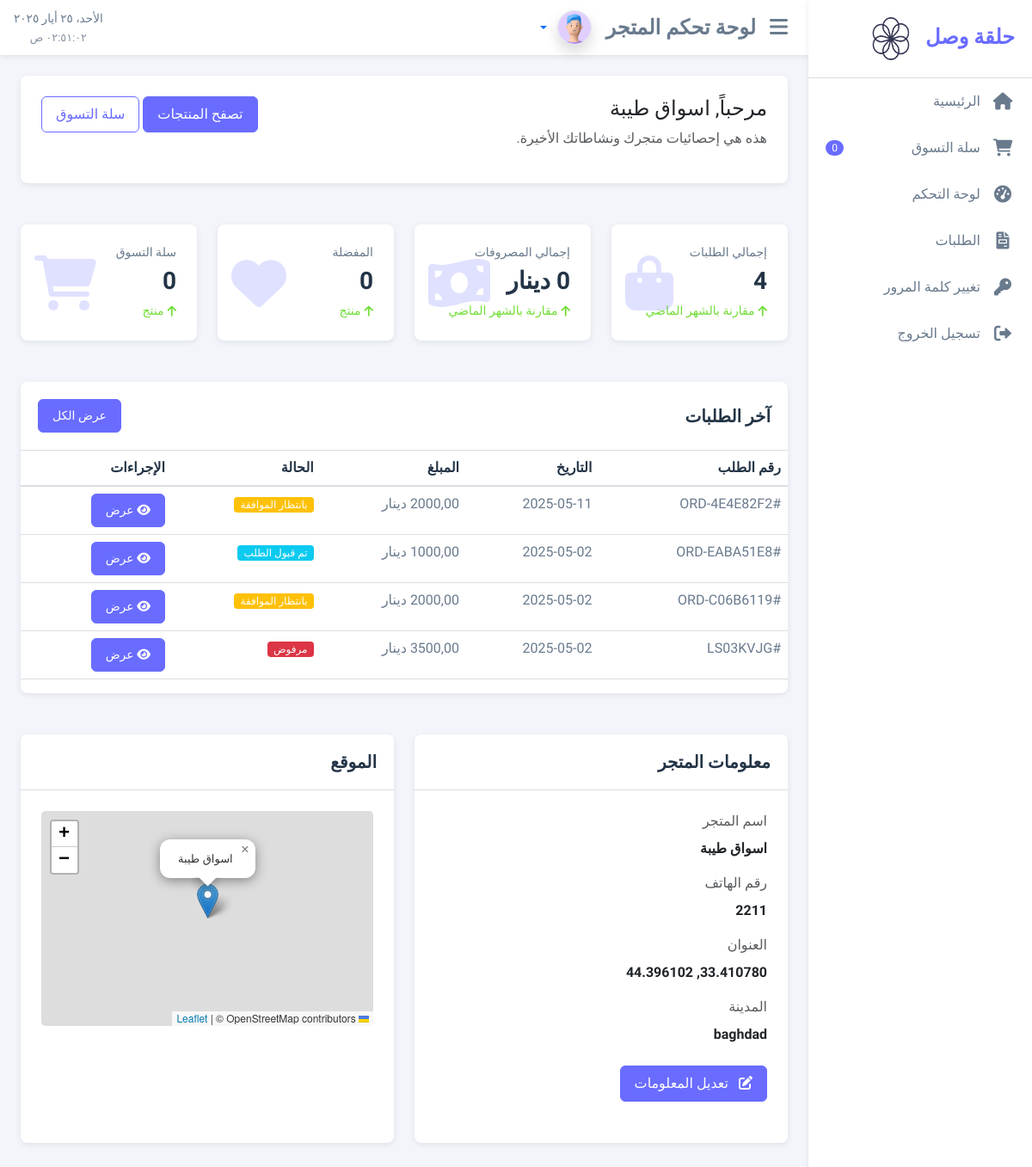
/accounts/customer/dashboard/ (signed in), run on an earlier commit of the app's database.
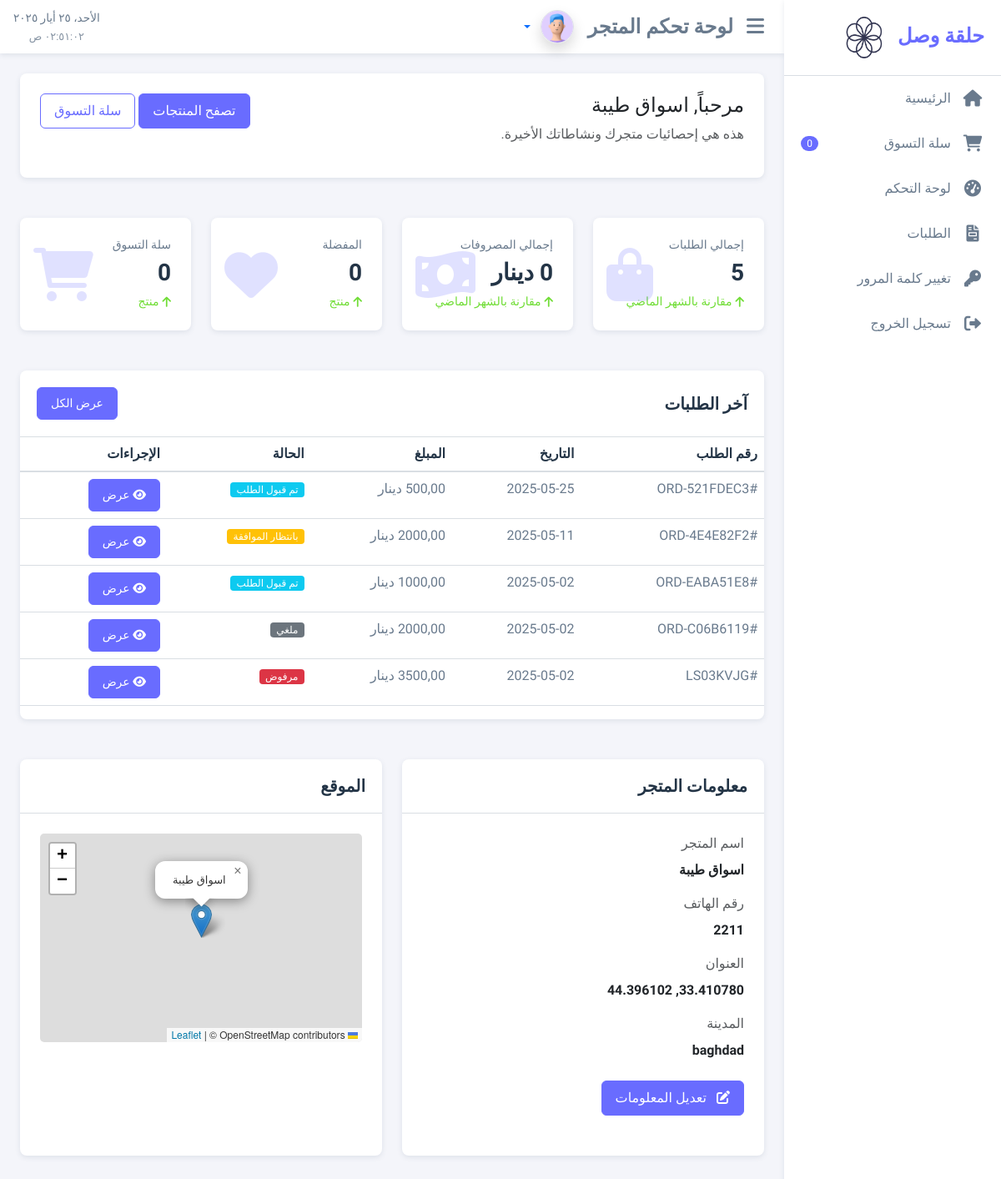
And on a later commit of the database.
### order_management/models.py (models this page shows, shortened)
class Order(models.Model, BaghdadTimestampMixin):
    STATUS_CHOICES = (
        ('pending', 'بانتظار الموافقة'),
        ('accepted', 'تم قبول الطلب'),
        ('processing', 'قيد التجهيز'),
        ('shipped', 'تم الشحن'),
        ('delivered', 'تم التسليم'),
        ('rejected', 'مرفوض'),
        ('canceled', 'ملغي'),
    )
    customer = models.ForeignKey(Customer, on_delete=models.CASCADE, related_name='orders', verbose_name='المتجر')
    store_name = models.CharField(_('اسم المتجر'), max_length=255)
    store_location = models.CharField(_('موقع المتجر'), max_length=100)
    store_city = models.CharField(_('مدينة المتجر'), max_length=100)
    store_phone = models.CharField(_('هاتف المتجر'), max_length=20)
    order_number = models.CharField(max_length=20, unique=True, verbose_name='رقم الطلب')
    status = models.CharField(max_length=20, choices=STATUS_CHOICES, default='pending', verbose_name='الحالة')
    notes = models.TextField(blank=True, null=True, verbose_name='ملاحظات')
    subtotal = models.DecimalField(max_digits=10, decimal_places=2, verbose_name='المجموع الفرعي')
    tax = models.DecimalField(max_digits=10, decimal_places=2, verbose_name='الضريبة')
    total = models.DecimalField(max_digits=10, decimal_places=2, verbose_name='المجموع النهائي')
    created_at = models.DateTimeField(auto_now_add=True, verbose_name='تاريخ الإنشاء')
    updated_at = models.DateTimeField(auto_now=True, verbose_name='تاريخ التحديث')
    class Meta:
        verbose_name = 'طلب'
        verbose_name_plural = 'الطلبات'
        ordering = ['-created_at']
    def get_status_display(self):
        return dict(self.STATUS_CHOICES).get(self.status, self.status)
    @property
    def status_color(self):
        status_colors = {
            'pending': 'warning',
            'accepted': 'info',
            'processing': 'primary',
            'shipped': 'info',
            'delivered': 'success',
            'rejected': 'danger',
            'cancelled': 'danger'
        }
        return status_colors.get(self.status, 'secondary')

### user_accounts/views.py (the view)
# urls.py: path('customer/dashboard/', views.customer_dashboard, name='customer_dashboard'),
@login_required
def customer_dashboard(request):
    if not request.user.user_type == 'customer':
        return redirect('home')
    customer = get_object_or_404(Customer, user=request.user)
    orders = Order.objects.filter(customer=customer)
    total_orders = orders.count()
    total_spent = orders.filter(status='delivered').aggregate(
        total=models.Sum('total')
    )['total'] or 0
    recent_orders = orders.order_by('-created_at')[:5]
    context = {
        'customer': customer,
        'total_orders': total_orders,
        'total_spent': total_spent,
        'recent_orders': recent_orders,
        'wishlist_count': 0,  # TODO: Implement wishlist functionality
        'wishlist_products': [],  # TODO: Implement wishlist functionality
    }
    return render(request, 'user_accounts/customer_dashboard_materio.html', context)

### core/context_processors.py (called while the page is built)
def google_maps_api_key(request):
    current_language = get_language() or settings.LANGUAGE_CODE
    return {
        'GOOGLE_MAPS_API_KEY': settings.GOOGLE_MAPS_API_KEY,
        'MAP_TRANSLATIONS': settings.MAP_TRANSLATIONS.get(current_language, settings.MAP_TRANSLATIONS['ar'])
    }

### templates/user_accounts/customer_dashboard_materio.html (shortened to what the changed rows need)
{% extends 'base_materio.html' %}
{% load static %}
{% load i18n %}
{% block content %}
<div class="row">
    <div class="col-md-6 col-lg-3 mb-4">
        <div class="card stats-card">
            <div class="card-body">
                <h5 class="stats-title">{% trans "إجمالي الطلبات" %}</h5>
                <h2 class="stats-amount">{{ total_orders }}</h2>
                <div class="stats-growth positive">
                    <i class="fas fa-arrow-up me-1"></i> {% trans "مقارنة بالشهر الماضي" %}
                </div>
                <div class="stats-icon">
                    <i class="fas fa-shopping-bag"></i>
                </div>
            </div>
        </div>
    </div>
    <div class="col-md-6 col-lg-3 mb-4">
        <div class="card stats-card">
            <div class="card-body">
                <h2 class="stats-amount">{{ total_spent }} {% trans "دينار" %}</h2>
            </div>
        </div>
    </div>
    <div class="col-md-6 col-lg-3 mb-4">
        <div class="card stats-card">
            <div class="card-body">
                <h2 class="stats-amount">{{ wishlist_count }}</h2>
            </div>
        </div>
    </div>
    <div class="col-md-6 col-lg-3 mb-4">
        <div class="card stats-card">
            <div class="card-body">
                <h2 class="stats-amount">{{ request.session.cart|length|default:0 }}</h2>
            </div>
        </div>
    </div>
</div>
<div class="row">
    <div class="col-12 mb-4">
        <div class="card">
            <div class="table-responsive">
                <table class="table table-hover">
                    <thead>
                        <tr>
                            <th>{% trans "رقم الطلب" %}</th>
                            <th>{% trans "التاريخ" %}</th>
                            <th>{% trans "المبلغ" %}</th>
                            <th>{% trans "الحالة" %}</th>
                            <th>{% trans "الإجراءات" %}</th>
                        </tr>
                    </thead>
                    <tbody>
                        {% for order in recent_orders %}
                        <tr>
                            <td>#{{ order.order_number }}</td>
                            <td>{{ order.created_at|date:"Y-m-d" }}</td>
                            <td>{{ order.total }} {% trans "دينار" %}</td>
                            <td>
                                <span class="badge bg-{{ order.status_color }}">
                                    {{ order.get_status_display }}
                                </span>
                            </td>
                            <td>
                                <div class="d-flex">
                                    <button class="btn btn-sm btn-primary me-2" onclick="viewOrderDetails({{ order.id }})">
                                        <i class="fas fa-eye"></i> {% trans "عرض" %}
                                    </button>
                                </div>
                            </td>
                        </tr>
                        {% empty %}
                        <tr>
                            <td colspan="5" class="text-center">{% trans "لا توجد طلبات حتى الآن" %}</td>
                        </tr>
                        {% endfor %}
                    </tbody>
                </table>
            </div>
        </div>
    </div>
</div>
{% endblock %}
{% block extra_js %}
<link rel="stylesheet" href="https://unpkg.com/leaflet@1.7.1/dist/leaflet.css" />
{% endblock %}

What changed in the data, as far as the page shows it:
added Order: order_number "ORD-521FDEC3", created_at "2025-05-25", status "تم قبول الطلب"
changed Order "ORD-C06B6119": status "بانتظار الموافقة" → "ملغي"
Also different on the page:
{{ total_orders }}: "4" → "5"
